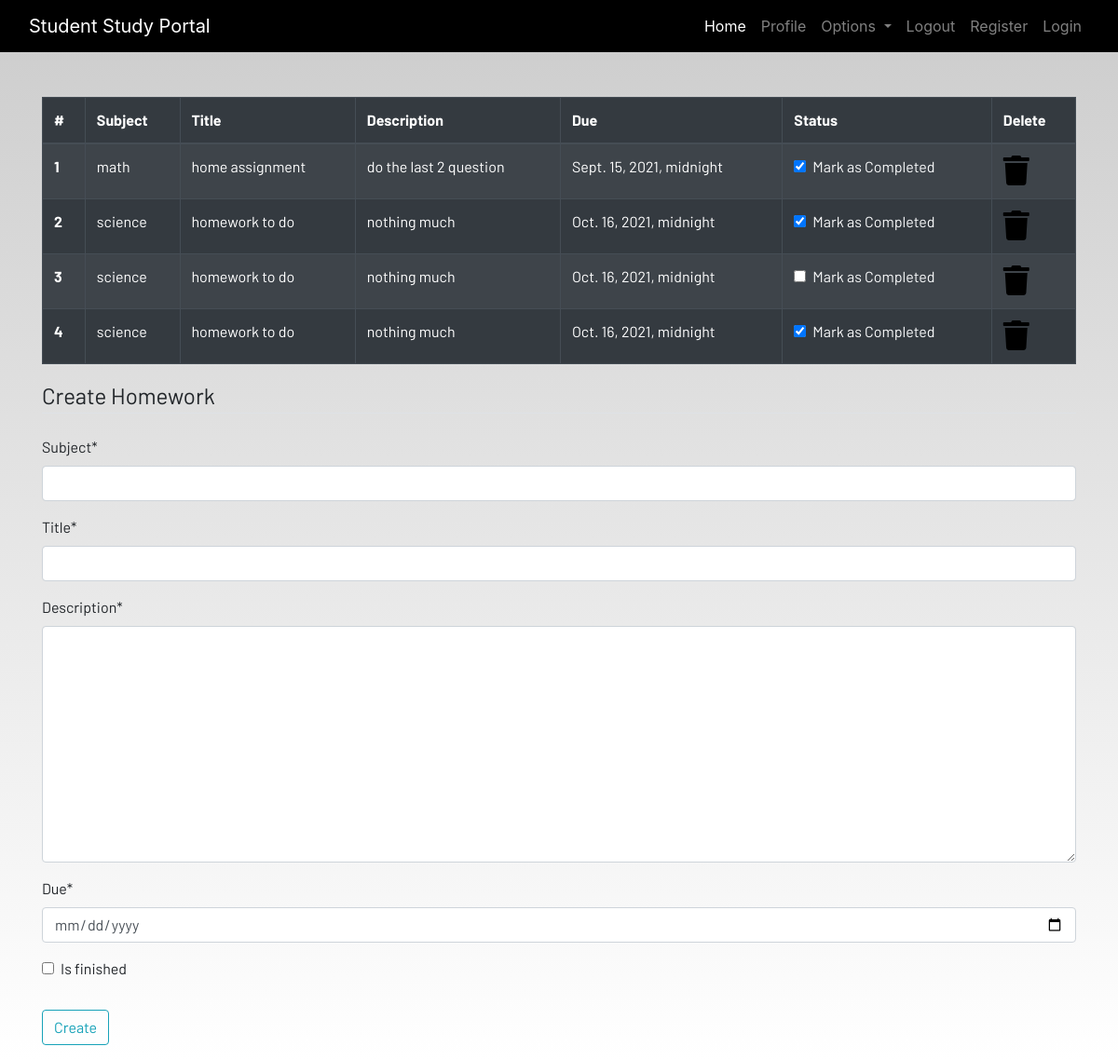
The page /homework (signed in) on the database its author committed.
### union/models.py (models this page shows, shortened)
class Homework(models.Model):
    user = models.ForeignKey(User, on_delete=models.CASCADE)
    subject = models.CharField(max_length=50)
    title = models.CharField(max_length=100)
    description = models.TextField()
    due = models.DateTimeField()
    is_finished = models.BooleanField(default=False)

### union/views.py (the view)
# urls.py: path('homework', views.homework, name="homework"),
def homework(request):
    if request.method == "POST":
        form = HomeworkForm(request.POST)
        if form.is_valid():
            try:
                finished = request.POST["is_finished"]
                if finished == "on":
                    finished = True
                else:
                    finished = False
            except:
                finished = False
            homeworks = Homework(
                user=request.user,
                subject=request.POST["subject"],
                title=request.POST["title"],
                description=request.POST["description"],
                due=request.POST["due"],
                is_finished=finished
            )
            homeworks.save()
            messages.success(request, f"Homework Added from {request.user.username} Successfully")
    else:
        form = HomeworkForm()
    homework = Homework.objects.filter(user=request.user)
    if len(homework) == 0:
        homework_done = True
    else:
        homework_done = False
    context = {
        'homeworks': homework,
        "homeworks_done": homework_done,
        "form": form,
    }
    return render(request, 'homework.html', context)

### union/forms.py
class HomeworkForm(forms.ModelForm):
    class Meta:
        model = Homework
        widgets = {'due': DateInput()}
        fields = ["subject", "title", "description", "due", "is_finished"]

### templates/homework.html (shortened to what this page needs)
{% extends 'base.html' %}
{% load crispy_forms_tags %}
{% load static %}
{% block content %}
<div class="container">
    {% if not homework_done %}
    <table class="table table-striped table-bordered table-hover table-dark">
        <thead>
            <tr>
                <th scope="col">#</th>
                <th scope="col">Subject</th>
                <th scope="col">Title</th>
                <th scope="col">Description</th>
                <th scope="col">Due</th>
                <th scope="col">Status</th>
                <th scope="col">Delete</th>
            </tr>
        </thead>
        <tbody>
        {% for homework in homeworks %}
            <tr>
                <th scope="row">{{forloop.counter}}</th>
                <td>{{homework.subject}}</td>
                <td>{{homework.title}}</td>
                <td>{{homework.description}}</td>
                <td>{{homework.due}}</td>
                <td>
                    <a href="{% url 'update-homework' homework.id %}">
                        <div class="form-check">
                            {% if homework.is_finished == True %}
                            <input class="form-check-input" type="checkbox" value="" checked>
                            {% else %}
                            <input class="form-check-input" type="checkbox" value="" >
                            {% endif %}
                            <label class="form-check-label text-light" for="flexCheckDefault">
                                Mark as Completed
                            </label>
                        </div>
                    </a>
                </td>
                <td><a href="{% url 'delete-homework' homework.id%}"><i class="fa fa-trash fa-2x"></i></a></td>
            </tr>
        {% endfor %}
        </tbody>
    </table>
    {% else %}
    <h4>All homeworks are completed!! Create to have more!!</h4>
    {% endif %}
</div>
<div class=" container">
    <form method="POST">
        <fieldset class="form-group">
            <legend class="border-bottom mb-4">Create Homework</legend>
            {{form|crispy}}
        </fieldset>
        <div class="form-group">
            <button href="" class="btn btn-outline-info" type="submit">
                Create
            </button>
        </div>
    </form>
</div>
{% endblock content %}

### templates/base.html (shortened to what this page needs)
<!DOCTYPE html>
{% load static %}
<html lang="en">
<head>
  <link rel="stylesheet" href="https://stackpath.bootstrapcdn.com/bootstrap/4.3.1/css/bootstrap.min.css"
 />
  <link rel="stylesheet" href="https://use.fontawesome.com/releases/v5.7.2/css/all.css"
 />
  <link rel="stylesheet" href="{% static 'css/main.css' %}" />
</head>
<body>
  <header>
    <nav class="navbar navbar-expand-lg navbar-dark bg-dark">
      <div class="container-fluid">
        <a class="navbar-brand" href="#">Student Study Portal</a>
        <div class="collapse navbar-collapse justify-content-end" id="navbarSupportedContent">
          <ul class="navbar-nav mb-2 mb-lg-0">
            <li class="nav-item">
              <a class="nav-link active" aria-current="page" href="home">Home</a>
            </li>
            <li class="nav-item">
              <a class="nav-link" href="#">Profile</a>
            </li>
            <li class="nav-item dropdown">
              <a class="nav-link dropdown-toggle" href="#" id="navbarDropdown" role="button" data-toggle="dropdown"
                aria-haspopup="true" aria-expanded="false">
                Options
              </a>
            </li>
            <li class="nav-item">
              <a class="nav-link" href="#">Logout</a>
            </li>
            <li class="nav-item">
              <a class="nav-link" href="register">Register</a>
            </li>
            <li class="nav-item">
              <a class="nav-link" href="#">Login</a>
            </li>
          </ul>
        </div>
      </div>
    </nav>
  </header>
  <br /><br />
  <main>
    {% block content %}
    {% endblock content %}
  </main>
</body>
</html>

### static/css/main.css (style rules this page uses)
html { scroll-behavior: smooth; height: 100%; width: 100%; }
main { font-family: Barlow, Quicksand, Rubik, sans-serif, serif, 'Times New Roman', Times, serif !important; }
.navbar { background-color: rgb(0, 0, 0) !important; }
a { text-decoration: none !important; color: black; }
html, body { max-width: 100%; overflow-x: hidden; height: 100%; width: 100%; }
body { background: linear-gradient(rgba(0, 0, 0, 0.2), rgba(255, 255, 255, 0.5)); overflow-x: hidden; background-repeat: no-repeat; }
.fa { color: black; }

### rows shown on the page
Homework: subject "math", title "home assignment", description "do the last 2 question", due "Sept. 15, 2021, midnight"
Homework: subject "science", title "homework to do", description "nothing much", due "Oct. 16, 2021, midnight"
Homework: subject "science", title "homework to do", description "nothing much", due "Oct. 16, 2021, midnight"
Homework: subject "science", title "homework to do", description "nothing much", due "Oct. 16, 2021, midnight"
